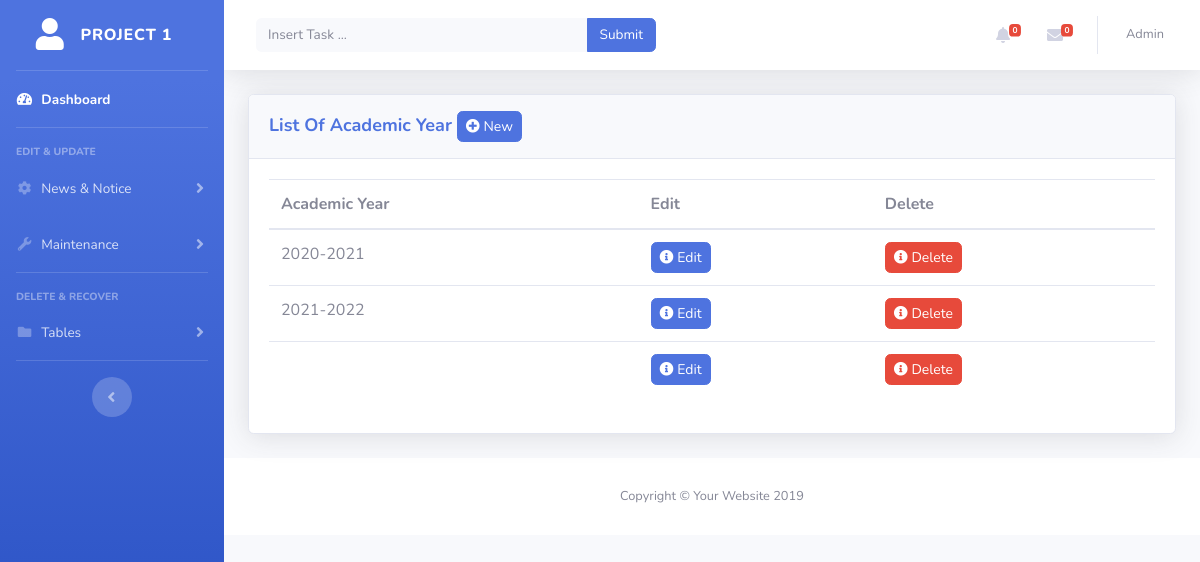
The page /admin_panel/setAcademicyear.php (signed in) on the database its author committed.
### tables this page shows
CREATE TABLE `academic_year` (
  `aca_id` int(11) NOT NULL,
  `academic_year` varchar(255) NOT NULL,
  `value` int(11) NOT NULL
);

### admin_panel/setAcademicyear.php (the view, shortened to what this page needs)
<?php include"includes/header.php";
?>
<div class="container-fluid">
  <div class="card shadow mb-4">
      <div class="card-header py-3">
          <h6 class="m-0 font-weight-bold text-primary" style="font-size:18px">List Of Academic Year <a href="#"  class="btn btn-primary btn-sm rounded" data-toggle="modal" data-target="#addAcademicyear">  <i class="fa fa-plus-circle fw-fa"></i> New</a></h6>
      </div>
      <div class="card-body">
          <div class="table-responsive">
          <table class="table" >
              <thead>
                  <tr>
                      <th>Academic Year</th>
                      <th>Edit</th>
                      <th>Delete</th>
                  </tr>
              </thead>
              <?php
                  include "includes/config.php";
                  $sql = "SELECT * FROM academic_year";
                  $result = mysqli_query($conn, $sql);
                  $years = mysqli_fetch_all($result, MYSQLI_ASSOC);
               ?>
               <?php foreach ($years as $year): ?>
                  <tr>
                      <td><?php echo $year['academic_year']; ?></td>
                      <td><a href="#"data-toggle="modal" data-target="#editAcademicyear" class="btn btn-primary btn-sm rounded" ><i class="fa fa-info-circle"></i> Edit</a>
                      </td>
                      <td><a href="viewdetails.php?id=<?php echo $year['s_id']; ?>"  class="btn btn-danger btn-sm rounded" >  <i class="fa fa-info-circle"></i> Delete</a>
                      </td>
                  </tr>
              <?php endforeach; ?>
          </table>
        </div>
    </div>
  </div>
</div>
<?php include"includes/footer.php"; ?>

### rows shown on the page
academic_year: academic_year "2020-2021"
academic_year: academic_year "2021-2022"
